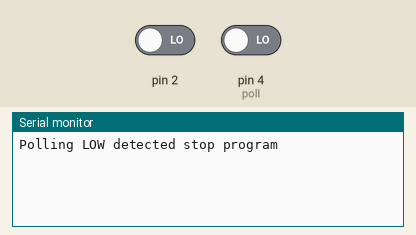
This sketch was run on a simulated Arduino Uno, built with avr-gcc and run on an emulated ATmega328P. Parts: the last lines printed to the serial monitor. The inputs (shaded band) are chosen by the test bench; at power-on: pin 4 (poll) LOW, pin 2 LOW.

Above: at 1.2 s.
1.3 s: pin 4 (poll) driven HIGH
At 1.61 s:
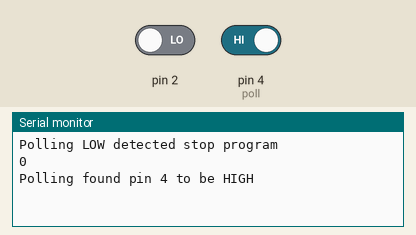
2.8 s: pin 2 driven HIGH
At 4.0 s:
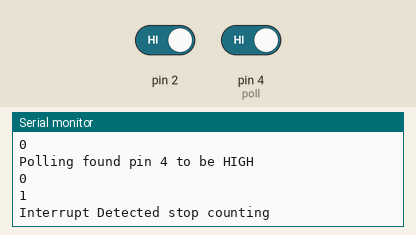
4.3 s: pin 2 driven LOW
At 4.7 s:
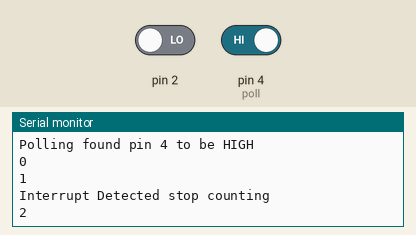
Timing chart, 0 to 7.3 s (numbered marks = the images above; inputs shaded):
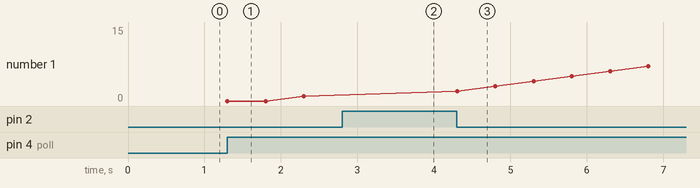

The sketch:

lab742.ino
```cpp
int poll = 4;
int i = 0;
int j = 0;
volatile int state = 1;

void setup(){
  pinMode(poll, INPUT);
  attachInterrupt(0, handler, CHANGE);

  Serial.begin(9600);
}

void loop(){

    j = 0;

    //Polling pin 4
    // Detect high
    if (digitalRead(poll) == HIGH){
      // notify user
      Serial.println("Polling found pin 4 to be HIGH");
      delay(500);

      // setup so that the program needs to count to 15
      while (j<16){
        // checks for no interrupt
        if ((state-1) == 0){
          // starts counting
          for (j; j<16; j++){
            // again checks for interrupt
            if ((state-1) == 1){
              // notifys user that there is an interrupt
              Serial.println("Interrupt Detected stop counting");
              // waits for change in the interrupt variable
              while ((state-1) == 1){
                delay(100);
              }
            }
            // prints out the state of the for loop
            Serial.println(j);
            delay(500);
          }
        }
      }
      // notifys user that we are checking polling again after counting to 15
      Serial.print("Check polling");

    // when polling pin is low
    }else{
      Serial.println("Polling LOW detected stop program");
      // don't do anything until the pin is high
      while (digitalRead(poll) == LOW){
        delay(10);
      }
    }

    Serial.println(i);
    i++;

}

void handler(){
  // changes state
  state = (state%2)+1;
  delay(1000);
}
```

Measured:
- after the input at 1.3 s, the serial monitor: prints a new line at once (image 1)
- after the input at 2.8 s, the serial monitor: prints a new line at once (image 2)
- after the input at 4.3 s, the serial monitor: prints a new line at once (image 3)
- plotted number 1: 1 → 15 after the input at 4.3 s
